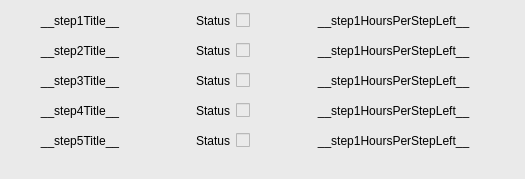
            <widget class="QWidget" name="scrollAreaWidgetContents">
             <property name="geometry">
              <rect>
               <x>0</x>
               <y>0</y>
               <width>525</width>
               <height>179</height>
              </rect>
             </property>
             <property name="styleSheet">
              <string notr="true">background-color: rgb(234, 234, 234);

border-radius: 15px;</string>
             </property>
             <widget class="QWidget" name="layoutWidget">
              <property name="geometry">
               <rect>
                <x>10</x>
                <y>40</y>
                <width>501</width>
                <height>22</height>
               </rect>
              </property>
              <layout class="QHBoxLayout" name="horizontalLayout_6">
               <item>
                <widget class="QLabel" name="step2title_label">
                 <property name="maximumSize">
                  <size>
                   <width>140</width>
                   <height>16777215</height>
                  </size>
                 </property>
                 <property name="text">
                  <string>__step2Title__</string>
                 </property>
                 <property name="alignment">
                  <set>Qt::AlignCenter</set>
                 </property>
                </widget>
               </item>
               <item>
                <spacer name="horizontalSpacer_7">
                 <property name="orientation">
                  <enum>Qt::Horizontal</enum>
                 </property>
                 <property name="sizeType">
                  <enum>QSizePolicy::Fixed</enum>
                 </property>
                 <property name="sizeHint" stdset="0">
                  <size>
                   <width>40</width>
                   <height>20</height>
                  </size>
                 </property>
                </spacer>
               </item>
               <item>
                <widget class="QCheckBox" name="step2_checkBox">
                 <property name="maximumSize">
                  <size>
                   <width>54</width>
                   <height>17</height>
                  </size>
                 </property>
                 <property name="layoutDirection">
                  <enum>Qt::RightToLeft</enum>
                 </property>
                 <property name="text">
                  <string>Status</string>
                 </property>
                 <property name="tristate">
                  <bool>false</bool>
                 </property>
                </widget>
               </item>
               <item>
                <spacer name="horizontalSpacer_8">
                 <property name="orientation">
                  <enum>Qt::Horizontal</enum>
                 </property>
                 <property name="sizeType">
                  <enum>QSizePolicy::Fixed</enum>
                 </property>
                 <property name="sizeHint" stdset="0">
                  <size>
                   <width>40</width>
                   <height>20</height>
                  </size>
                 </property>
                </spacer>
               </item>
               <item>
                <widget class="QLabel" name="step2hoursPerStepLeft_label">
                 <property name="minimumSize">
                  <size>
                   <width>180</width>
                   <height>0</height>
                  </size>
                 </property>
                 <property name="text">
                  <string>__step1HoursPerStepLeft__</string>
                 </property>
                 <property name="alignment">
                  <set>Qt::AlignCenter</set>
                 </property>
                </widget>
               </item>
               <item>
                <spacer name="horizontalSpacer_17">
                 <property name="orientation">
                  <enum>Qt::Horizontal</enum>
                 </property>
                 <property name="sizeType">
                  <enum>QSizePolicy::Fixed</enum>
                 </property>
                 <property name="sizeHint" stdset="0">
                  <size>
                   <width>20</width>
                   <height>20</height>
                  </size>
                 </property>
                </spacer>
               </item>
              </layout>
             </widget>
             <widget class="QWidget" name="layoutWidget_2">
              <property name="geometry">
               <rect>
                <x>10</x>
                <y>70</y>
                <width>501</width>
                <height>22</height>
               </rect>
              </property>
              <layout class="QHBoxLayout" name="horizontalLayout_7">
               <item>
                <widget class="QLabel" name="step3title_label">
                 <property name="maximumSize">
                  <size>
                   <width>140</width>
                   <height>16777215</height>
                  </size>
                 </property>
                 <property name="text">
                  <string>__step3Title__</string>
                 </property>
                 <property name="alignment">
                  <set>Qt::AlignCenter</set>
                 </property>
                </widget>
               </item>
               <item>
                <spacer name="horizontalSpacer_9">
                 <property name="orientation">
                  <enum>Qt::Horizontal</enum>
                 </property>
                 <property name="sizeType">
                  <enum>QSizePolicy::Fixed</enum>
                 </property>
                 <property name="sizeHint" stdset="0">
                  <size>
                   <width>40</width>
                   <height>20</height>
                  </size>
                 </property>
                </spacer>
               </item>
               <item>
                <widget class="QCheckBox" name="step3_checkBox">
                 <property name="maximumSize">
                  <size>
                   <width>54</width>
                   <height>17</height>
                  </size>
                 </property>
                 <property name="layoutDirection">
                  <enum>Qt::RightToLeft</enum>
                 </property>
                 <property name="text">
                  <string>Status</string>
                 </property>
                 <property name="tristate">
                  <bool>false</bool>
                 </property>
                </widget>
               </item>
               <item>
                <spacer name="horizontalSpacer_10">
                 <property name="orientation">
                  <enum>Qt::Horizontal</enum>
                 </property>
                 <property name="sizeType">
                  <enum>QSizePolicy::Fixed</enum>
                 </property>
                 <property name="sizeHint" stdset="0">
                  <size>
                   <width>40</width>
                   <height>20</height>
                  </size>
                 </property>
                </spacer>
               </item>
               <item>
                <widget class="QLabel" name="step3hoursPerStepLeft_label">
                 <property name="minimumSize">
                  <size>
                   <width>180</width>
                   <height>0</height>
                  </size>
                 </property>
                 <property name="text">
                  <string>__step1HoursPerStepLeft__</string>
                 </property>
                 <property name="alignment">
                  <set>Qt::AlignCenter</set>
                 </property>
                </widget>
               </item>
               <item>
                <spacer name="horizontalSpacer_16">
                 <property name="orientation">
                  <enum>Qt::Horizontal</enum>
                 </property>
                 <property name="sizeType">
                  <enum>QSizePolicy::Fixed</enum>
                 </property>
                 <property name="sizeHint" stdset="0">
                  <size>
                   <width>20</width>
                   <height>20</height>
                  </size>
                 </property>
                </spacer>
               </item>
              </layout>
             </widget>
             <widget class="QWidget" name="layoutWidget_3">
              <property name="geometry">
               <rect>
                <x>10</x>
                <y>100</y>
                <width>501</width>
                <height>22</height>
               </rect>
              </property>
              <layout class="QHBoxLayout" name="horizontalLayout_8">
               <item>
                <widget class="QLabel" name="step4title_label">
                 <property name="maximumSize">
                  <size>
                   <width>140</width>
                   <height>16777215</height>
                  </size>
                 </property>
                 <property name="text">
                  <string>__step4Title__</string>
                 </property>
                 <property name="alignment">
                  <set>Qt::AlignCenter</set>
                 </property>
                </widget>
               </item>
               <item>
                <spacer name="horizontalSpacer_11">
                 <property name="orientation">
                  <enum>Qt::Horizontal</enum>
                 </property>
                 <property name="sizeType">
                  <enum>QSizePolicy::Fixed</enum>
                 </property>
                 <property name="sizeHint" stdset="0">
                  <size>
                   <width>40</width>
                   <height>20</height>
                  </size>
                 </property>
                </spacer>
               </item>
               <item>
                <widget class="QCheckBox" name="step4_checkBox">
                 <property name="maximumSize">
                  <size>
                   <width>54</width>
                   <height>17</height>
                  </size>
                 </property>
                 <property name="layoutDirection">
                  <enum>Qt::RightToLeft</enum>
                 </property>
                 <property name="text">
                  <string>Status</string>
                 </property>
                 <property name="tristate">
                  <bool>false</bool>
                 </property>
                </widget>
               </item>
               <item>
                <spacer name="horizontalSpacer_12">
                 <property name="orientation">
                  <enum>Qt::Horizontal</enum>
                 </property>
                 <property name="sizeType">
                  <enum>QSizePolicy::Fixed</enum>
                 </property>
                 <property name="sizeHint" stdset="0">
                  <size>
                   <width>40</width>
                   <height>20</height>
                  </size>
                 </property>
                </spacer>
               </item>
               <item>
                <widget class="QLabel" name="step4hoursPerStepLeft_label">
                 <property name="minimumSize">
                  <size>
                   <width>180</width>
                   <height>0</height>
                  </size>
                 </property>
                 <property name="text">
                  <string>__step1HoursPerStepLeft__</string>
                 </property>
                 <property name="alignment">
                  <set>Qt::AlignCenter</set>
                 </property>
                </widget>
               </item>
               <item>
                <spacer name="horizontalSpacer_18">
                 <property name="orientation">
                  <enum>Qt::Horizontal</enum>
                 </property>
                 <property name="sizeType">
                  <enum>QSizePolicy::Fixed</enum>
                 </property>
                 <property name="sizeHint" stdset="0">
                  <size>
                   <width>20</width>
                   <height>20</height>
                  </size>
                 </property>
                </spacer>
               </item>
              </layout>
             </widget>
             <widget class="QWidget" name="layoutWidget_4">
              <property name="geometry">
               <rect>
                <x>10</x>
                <y>130</y>
                <width>501</width>
                <height>22</height>
               </rect>
              </property>
              <layout class="QHBoxLayout" name="horizontalLayout_9">
               <item>
                <widget class="QLabel" name="step5title_label">
                 <property name="maximumSize">
                  <size>
                   <width>140</width>
                   <height>16777215</height>
                  </size>
                 </property>
                 <property name="text">
                  <string>__step5Title__</string>
                 </property>
                 <property name="alignment">
                  <set>Qt::AlignCenter</set>
                 </property>
                </widget>
               </item>
               <item>
                <spacer name="horizontalSpacer_13">
                 <property name="orientation">
                  <enum>Qt::Horizontal</enum>
                 </property>
                 <property name="sizeType">
                  <enum>QSizePolicy::Fixed</enum>
                 </property>
                 <property name="sizeHint" stdset="0">
                  <size>
                   <width>40</width>
                   <height>20</height>
                  </size>
                 </property>
                </spacer>
               </item>
               <item>
                <widget class="QCheckBox" name="step5_checkBox">
                 <property name="maximumSize">
                  <size>
                   <width>54</width>
                   <height>17</height>
                  </size>
                 </property>
                 <property name="layoutDirection">
                  <enum>Qt::RightToLeft</enum>
                 </property>
                 <property name="text">
                  <string>Status</string>
                 </property>
                 <property name="tristate">
                  <bool>false</bool>
                 </property>
                </widget>
               </item>
               <item>
                <spacer name="horizontalSpacer_14">
                 <property name="orientation">
                  <enum>Qt::Horizontal</enum>
                 </property>
                 <property name="sizeType">
                  <enum>QSizePolicy::Fixed</enum>
                 </property>
                 <property name="sizeHint" stdset="0">
                  <size>
                   <width>40</width>
                   <height>20</height>
                  </size>
                 </property>
                </spacer>
               </item>
               <item>
                <widget class="QLabel" name="step5hoursPerStepLeft_label">
                 <property name="minimumSize">
                  <size>
                   <width>180</width>
                   <height>0</height>
                  </size>
                 </property>
                 <property name="text">
                  <string>__step1HoursPerStepLeft__</string>
                 </property>
                 <property name="alignment">
                  <set>Qt::AlignCenter</set>
                 </property>
                </widget>
               </item>
               <item>
                <spacer name="horizontalSpacer_19">
                 <property name="orientation">
                  <enum>Qt::Horizontal</enum>
                 </property>
                 <property name="sizeType">
                  <enum>QSizePolicy::Fixed</enum>
                 </property>
                 <property name="sizeHint" stdset="0">
                  <size>
                   <width>20</width>
                   <height>20</height>
                  </size>
                 </property>
                </spacer>
               </item>
              </layout>
             </widget>
             <widget class="QWidget" name="layoutWidget">
              <property name="geometry">
               <rect>
                <x>10</x>
                <y>10</y>
                <width>501</width>
                <height>22</height>
               </rect>
              </property>
              <layout class="QHBoxLayout" name="horizontalLayout_5">
               <item>
                <widget class="QLabel" name="step1title_label">
                 <property name="maximumSize">
                  <size>
                   <width>140</width>
                   <height>16777215</height>
                  </size>
                 </property>
                 <property name="text">
                  <string>__step1Title__</string>
                 </property>
                 <property name="alignment">
                  <set>Qt::AlignCenter</set>
                 </property>
                </widget>
               </item>
               <item>
                <spacer name="horizontalSpacer_3">
                 <property name="orientation">
                  <enum>Qt::Horizontal</enum>
                 </property>
                 <property name="sizeType">
                  <enum>QSizePolicy::Fixed</enum>
                 </property>
                 <property name="sizeHint" stdset="0">
                  <size>
                   <width>40</width>
                   <height>20</height>
                  </size>
                 </property>
                </spacer>
               </item>
               <item>
                <widget class="QCheckBox" name="step1_checkBox">
                 <property name="maximumSize">
                  <size>
                   <width>54</width>
                   <height>17</height>
                  </size>
                 </property>
                 <property name="layoutDirection">
                  <enum>Qt::RightToLeft</enum>
                 </property>
                 <property name="text">
                  <string>Status</string>
                 </property>
                 <property name="tristate">
                  <bool>false</bool>
                 </property>
                </widget>
               </item>
               <item>
                <spacer name="horizontalSpacer_6">
                 <property name="orientation">
                  <enum>Qt::Horizontal</enum>
                 </property>
                 <property name="sizeType">
                  <enum>QSizePolicy::Fixed</enum>
                 </property>
                 <property name="sizeHint" stdset="0">
                  <size>
                   <width>40</width>
                   <height>20</height>
                  </size>
                 </property>
                </spacer>
               </item>
               <item>
                <widget class="QLabel" name="step1hoursPerStepLeft_label">
                 <property name="minimumSize">
                  <size>
                   <width>180</width>
                   <height>0</height>
                  </size>
                 </property>
                 <property name="text">
                  <string>__step1HoursPerStepLeft__</string>
                 </property>
                 <property name="alignment">
                  <set>Qt::AlignCenter</set>
                 </property>
                </widget>
               </item>
               <item>
                <spacer name="horizontalSpacer_15">
                 <property name="orientation">
                  <enum>Qt::Horizontal</enum>
                 </property>
                 <property name="sizeType">
                  <enum>QSizePolicy::Fixed</enum>
                 </property>
                 <property name="sizeHint" stdset="0">
                  <size>
                   <width>20</width>
                   <height>20</height>
                  </size>
                 </property>
                </spacer>
               </item>
              </layout>
             </widget>
            </widget>
